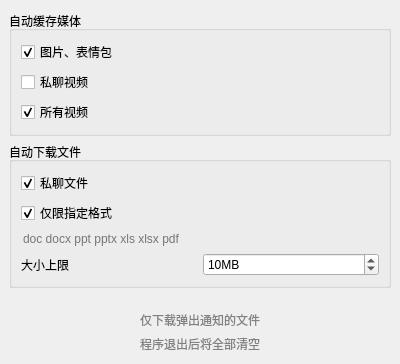
<?xml version="1.0" encoding="UTF-8"?>
<ui version="4.0">
 <class>FileWidget</class>
 <widget class="QWidget" name="FileWidget">
  <property name="geometry">
   <rect>
    <x>0</x>
    <y>0</y>
    <width>400</width>
    <height>364</height>
   </rect>
  </property>
  <property name="windowTitle">
   <string>Form</string>
  </property>
  <layout class="QVBoxLayout" name="verticalLayout">
   <property name="leftMargin">
    <number>9</number>
   </property>
   <property name="rightMargin">
    <number>9</number>
   </property>
   <item>
    <widget class="QGroupBox" name="groupBox_2">
     <property name="minimumSize">
      <size>
       <width>0</width>
       <height>0</height>
      </size>
     </property>
     <property name="title">
      <string>自动缓存媒体</string>
     </property>
     <layout class="QVBoxLayout" name="verticalLayout_3">
      <item>
       <widget class="QCheckBox" name="autoCacheImageCheck">
        <property name="enabled">
         <bool>true</bool>
        </property>
        <property name="toolTip">
         <string>如果不缓存，将无法显示图片，使用“[图片]”来代替</string>
        </property>
        <property name="text">
         <string>图片、表情包</string>
        </property>
        <property name="checked">
         <bool>true</bool>
        </property>
       </widget>
      </item>
      <item>
       <widget class="QCheckBox" name="autoCachePrivateVideoCheck">
        <property name="text">
         <string>私聊视频</string>
        </property>
       </widget>
      </item>
      <item>
       <widget class="QCheckBox" name="autoCacheSmallVideoCheck">
        <property name="toolTip">
         <string>将会下载所有发过来的视频（包括私聊视频）</string>
        </property>
        <property name="text">
         <string>所有视频</string>
        </property>
        <property name="checked">
         <bool>true</bool>
        </property>
       </widget>
      </item>
     </layout>
    </widget>
   </item>
   <item>
    <widget class="QGroupBox" name="groupBox">
     <property name="minimumSize">
      <size>
       <width>0</width>
       <height>0</height>
      </size>
     </property>
     <property name="title">
      <string>自动下载文件</string>
     </property>
     <layout class="QVBoxLayout" name="verticalLayout_2">
      <item>
       <widget class="QCheckBox" name="autoCachePrivateFileCheck">
        <property name="text">
         <string>私聊文件</string>
        </property>
        <property name="checked">
         <bool>true</bool>
        </property>
       </widget>
      </item>
      <item>
       <widget class="QCheckBox" name="autoCachePrivateFileTypeCheck">
        <property name="text">
         <string>仅限指定格式</string>
        </property>
        <property name="checked">
         <bool>true</bool>
        </property>
       </widget>
      </item>
      <item>
       <widget class="QLineEdit" name="autoCachePrivateFileTypesEdit">
        <property name="toolTip">
         <string>需要自动缓存的文件后缀名
多个后缀名之间使用空格隔开</string>
        </property>
        <property name="styleSheet">
         <string notr="true">QLineEdit
{
	background: transparent;
	border: none;
}</string>
        </property>
        <property name="frame">
         <bool>true</bool>
        </property>
        <property name="placeholderText">
         <string>doc docx ppt pptx xls xlsx pdf</string>
        </property>
       </widget>
      </item>
      <item>
       <layout class="QHBoxLayout" name="horizontalLayout_2">
        <property name="topMargin">
         <number>0</number>
        </property>
        <item>
         <widget class="QLabel" name="label">
          <property name="text">
           <string>大小上限</string>
          </property>
         </widget>
        </item>
        <item>
         <widget class="QSpinBox" name="autoCacheFileMaxSizeSpin">
          <property name="toolTip">
           <string>单个文件不超过多大时自动缓存，收到后可快速打开
设置为0时表示不缓存
太大会延迟许久才有弹窗（全部下载完才会显示）</string>
          </property>
          <property name="suffix">
           <string>MB</string>
          </property>
          <property name="minimum">
           <number>0</number>
          </property>
          <property name="maximum">
           <number>1048576</number>
          </property>
          <property name="singleStep">
           <number>10</number>
          </property>
          <property name="value">
           <number>10</number>
          </property>
         </widget>
        </item>
       </layout>
      </item>
     </layout>
    </widget>
   </item>
   <item>
    <spacer name="verticalSpacer">
     <property name="orientation">
      <enum>Qt::Vertical</enum>
     </property>
     <property name="sizeHint" stdset="0">
      <size>
       <width>20</width>
       <height>40</height>
      </size>
     </property>
    </spacer>
   </item>
   <item>
    <widget class="QLabel" name="label_3">
     <property name="styleSheet">
      <string notr="true">color: gray;</string>
     </property>
     <property name="text">
      <string>仅下载弹出通知的文件</string>
     </property>
     <property name="alignment">
      <set>Qt::AlignCenter</set>
     </property>
    </widget>
   </item>
   <item>
    <widget class="QLabel" name="label_2">
     <property name="styleSheet">
      <string notr="true">color: gray;</string>
     </property>
     <property name="text">
      <string>程序退出后将全部清空</string>
     </property>
     <property name="alignment">
      <set>Qt::AlignCenter</set>
     </property>
    </widget>
   </item>
  </layout>
 </widget>
 <resources/>
 <connections/>
</ui>
